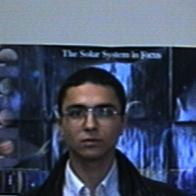
%> input picture FACE RECOGNITION/9540474.1.jpg, 196 x 196 px
$ octave cendroid.m   (GNU Octave 9; MATLAB toolbox functions it lacks are replaced by stand-ins)
%> lines starting %> are read from the running program, lines starting %| are printed output that depends on the picture
BW = imread('9540474.1.jpg');
%> BW is the input picture: size 196x196x3 uint8; mean R, G, B 69.1, 79.3, 102.1
s  = regionprops(BW, 'centroid');
%> s = 255 regions; first 5, Centroid: [102.5 100.8 1.2], [103.3 105.8 1.2], [110.3 101.9 1.2], [111.1 116.1 1.2], [113.9 113.1 1.3]
centroids = cat(1, s.Centroid);
%> centroids = 255 rows, first 12: [102.5 100.8 1.19; 103.3 105.8 1.21; 110.3 101.9 1.16; 111.1 116.1 1.2; 113.9 113.1 1.31; 114.2 114.3 1.31; 109.9 123.7 1.32; 108.8 122.6 1.38; 107.7 130.8 1.34; 103 130.1 1.46; 105.2 128.4 1.43; 111.1 127.3 1.41]
imshow(BW)
hold on
plot(centroids(:,1), centroids(:,2), 'b*')
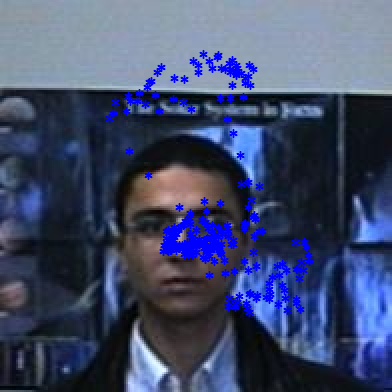
%> figure redrawn from the program's plot data; shown 2 times larger
hold off

$ run again, with FACE RECOGNITION/9326871.1.jpg copied over FACE RECOGNITION/9540474.1.jpg
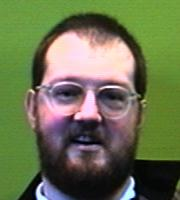
%> input picture FACE RECOGNITION/9326871.1.jpg, 180 x 200 px
%> BW is the input picture: size 200x180x3 uint8; mean R, G, B 106.4, 113.7, 79.7
%> s = 255 regions; first 5, Centroid: [101.6 166.2 2.3], [116.5 167.6 2.5], [112.9 161.4 2.2], [126.5 163.6 2.4], [136.2 168 2]
%> centroids = 255 rows, first 12: [101.6 166.2 2.29; 116.5 167.6 2.48; 112.9 161.4 2.22; 126.5 163.6 2.38; 136.2 168 1.96; 141.2 172 2.07; 144.5 174.8 2.08; 138.3 167.7 2.07; 131.6 170.1 1.97; 123.9 172 1.99; 118.5 175.7 1.94; 115.9 176.8 1.96]
%> `plot(centroids(:,1), centroids(:,2), 'b*')`:
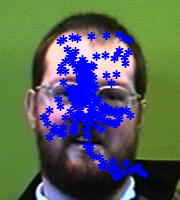
%> figure redrawn from the program's plot data

$ run again, with FACE RECOGNITION/9336923.1.jpg copied over FACE RECOGNITION/9540474.1.jpg
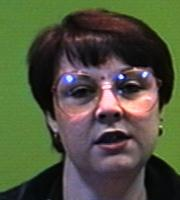
%> input picture FACE RECOGNITION/9336923.1.jpg, 180 x 200 px
%> BW is the input picture: size 200x180x3 uint8; mean R, G, B 80.7, 84.8, 62.3
%> s = 255 regions; first 5, Centroid: [100 116.1 2.5], [109.2 115.1 2.4], [103.6 118.9 2.5], [105.5 123.4 2.3], [98.9 130.3 2.2]
%> centroids = 255 rows, first 12: [99.96 116.1 2.47; 109.2 115.1 2.41; 103.6 118.9 2.46; 105.5 123.4 2.28; 98.93 130.3 2.2; 95.2 137.6 2.02; 97.42 139.3 1.97; 94.83 137.5 1.84; 103 144.4 1.95; 107.8 140.6 1.89; 110.2 125.4 2.03; 111 123.2 2.11]
%> `plot(centroids(:,1), centroids(:,2), 'b*')`:
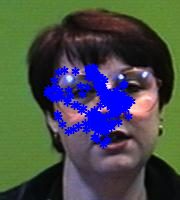
%> figure redrawn from the program's plot data

$ run again, with FACE RECOGNITION/ajbake.11.jpg copied over FACE RECOGNITION/9540474.1.jpg
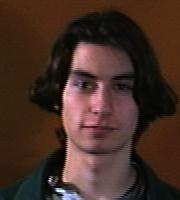
%> input picture FACE RECOGNITION/ajbake.11.jpg, 180 x 200 px
%> BW is the input picture: size 200x180x3 uint8; mean R, G, B 69.4, 46.6, 37.8
%> s = 255 regions; first 5, Centroid: [102.3 108.5 2.8], [101.6 108.9 2.7], [103.4 110.6 2.7], [104.3 106.3 2.7], [109.8 103.9 2.6]
%> centroids = 255 rows, first 12: [102.3 108.5 2.77; 101.6 108.9 2.7; 103.4 110.6 2.7; 104.3 106.3 2.68; 109.8 103.9 2.58; 111.9 102.1 2.53; 115.8 99.62 2.4; 113.7 99.13 2.26; 117 97.13 2.12; 113.9 96.08 2.14; 111.3 92.34 2.06; 104.9 89.04 2.14]
%> `plot(centroids(:,1), centroids(:,2), 'b*')`:
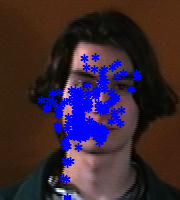
%> figure redrawn from the program's plot data
